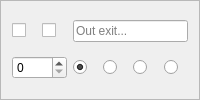
       <widget class="QFrame" name="frame_out">
        <property name="sizePolicy">
         <sizepolicy hsizetype="Preferred" vsizetype="Preferred">
          <horstretch>0</horstretch>
          <verstretch>0</verstretch>
         </sizepolicy>
        </property>
        <property name="frameShape">
         <enum>QFrame::StyledPanel</enum>
        </property>
        <property name="frameShadow">
         <enum>QFrame::Raised</enum>
        </property>
        <layout class="QGridLayout" name="gridLayout_out">
         <item row="0" column="0">
          <widget class="QCheckBox" name="noRoute_out">
           <property name="cursor">
            <cursorShape>PointingHandCursor</cursorShape>
           </property>
           <property name="focusPolicy">
            <enum>Qt::NoFocus</enum>
           </property>
           <property name="toolTip">
            <string>Prevent a route being created via this exit, equivalent to an infinite exit weight</string>
           </property>
           <property name="text">
            <string/>
           </property>
           <property name="checkable">
            <bool>true</bool>
           </property>
          </widget>
         </item>
         <item row="0" column="1">
          <widget class="QCheckBox" name="stub_out">
           <property name="cursor">
            <cursorShape>PointingHandCursor</cursorShape>
           </property>
           <property name="toolTip">
            <string>Create an exit in this direction with unknown distination, mutually exclusive with an actual exit roomID</string>
           </property>
           <property name="text">
            <string/>
           </property>
          </widget>
         </item>
         <item row="0" column="2" colspan="4">
          <widget class="QLineEdit" name="out">
           <property name="toolTip">
            <string>Set the number of the room out from this one, will be blue for a valid number or red for invalid</string>
           </property>
           <property name="placeholderText">
            <string>Out exit...</string>
           </property>
          </widget>
         </item>
         <item row="1" column="0" colspan="2">
          <widget class="QSpinBox" name="weight_out">
           <property name="cursor">
            <cursorShape>SizeVerCursor</cursorShape>
           </property>
           <property name="toolTip">
            <string>Set to a positive value to overide the default (Room) Weight for using this Exit route, zero value assigns the default.</string>
           </property>
           <property name="maximum">
            <number>9999</number>
           </property>
          </widget>
         </item>
         <item row="1" column="2">
          <widget class="QRadioButton" name="doortype_none_out">
           <property name="cursor">
            <cursorShape>PointingHandCursor</cursorShape>
           </property>
           <property name="toolTip">
            <string>No door symbol is drawn on 2D Map for this exit</string>
           </property>
           <property name="text">
            <string/>
           </property>
           <property name="checked">
            <bool>true</bool>
           </property>
           <attribute name="buttonGroup">
            <string notr="true">doortype_out</string>
           </attribute>
          </widget>
         </item>
         <item row="1" column="3">
          <widget class="QRadioButton" name="doortype_open_out">
           <property name="cursor">
            <cursorShape>PointingHandCursor</cursorShape>
           </property>
           <property name="toolTip">
            <string>Green (Open) door symbol would be drawn on 2D Map (but not currently), can be set on either a stub or a real exit</string>
           </property>
           <property name="text">
            <string/>
           </property>
           <attribute name="buttonGroup">
            <string notr="true">doortype_out</string>
           </attribute>
          </widget>
         </item>
         <item row="1" column="4">
          <widget class="QRadioButton" name="doortype_closed_out">
           <property name="cursor">
            <cursorShape>PointingHandCursor</cursorShape>
           </property>
           <property name="toolTip">
            <string>Orange (Closed) door symbol would be drawn on 2D Map (but not currently), can be set on either a stub or a real exit</string>
           </property>
           <property name="text">
            <string/>
           </property>
           <attribute name="buttonGroup">
            <string notr="true">doortype_out</string>
           </attribute>
          </widget>
         </item>
         <item row="1" column="5">
          <widget class="QRadioButton" name="doortype_locked_out">
           <property name="cursor">
            <cursorShape>PointingHandCursor</cursorShape>
           </property>
           <property name="toolTip">
            <string>Red (Locked) door symbol would be drawn on 2D Map (but not currently), can be set on either a stub or a real exit</string>
           </property>
           <property name="text">
            <string/>
           </property>
           <attribute name="buttonGroup">
            <string notr="true">doortype_out</string>
           </attribute>
          </widget>
         </item>
        </layout>
       </widget>
